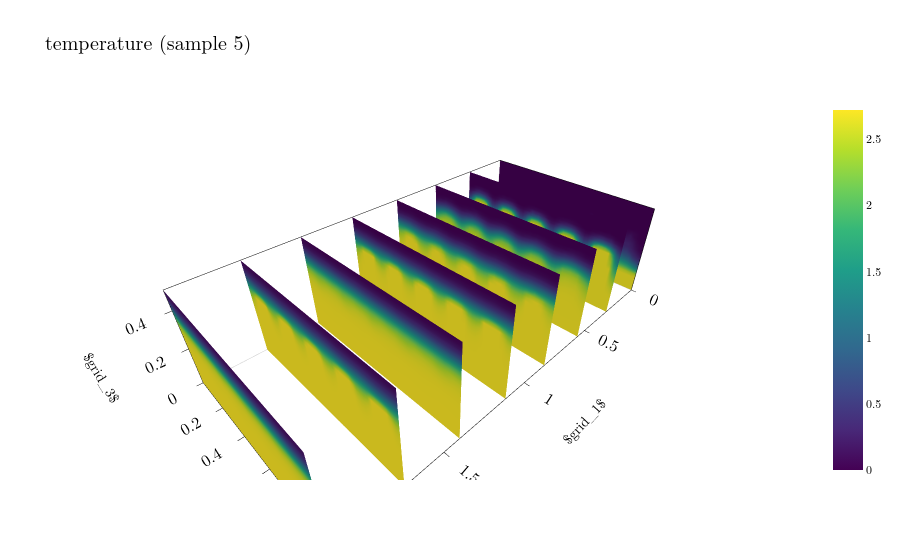

Here is the notebook cell this chart was saved with:
### Code cell
# temperature on slices
visualize_mesh(5)

### Figure 1 — Plotly figure (JSON) as saved in the notebook; plotly's stock layout.template omitted (floating-point values rounded to 4 significant figures; data arrays with more than 128 entries replaced by an {"elided": "..."} marker saying what was removed)
{"data": [{"cmax": 2.718, "cmin": -4.891e-17, "colorbar": {"x": 1.02}, "colorscale": [[0, "#440154"], [0.1111, "#482878"], [0.2222, "#3e4989"], [0.3333, "#31688e"], [0.4444, "#26828e"], [0.5556, "#1f9e89"], [0.6667, "#35b779"], [0.7778, "#6ece58"], [0.8889, "#b5de2b"], [1, "#fde725"]], "showscale": true, "surfacecolor": {"elided": "50x25 float values"}, "type": "surface", "x": {"elided": "50x25 float values"}, "y": {"elided": "50x25 float values"}, "z": {"elided": "50x25 float values"}}, {"cmax": 2.718, "cmin": -4.891e-17, "colorscale": [[0, "#440154"], [0.1111, "#482878"], [0.2222, "#3e4989"], [0.3333, "#31688e"], [0.4444, "#26828e"], [0.5556, "#1f9e89"], [0.6667, "#35b779"], [0.7778, "#6ece58"], [0.8889, "#b5de2b"], [1, "#fde725"]], "showscale": false, "surfacecolor": {"elided": "50x25 float values"}, "type": "surface", "x": {"elided": "50x25 float values"}, "y": {"elided": "50x25 float values"}, "z": {"elided": "50x25 float values"}}, {"cmax": 2.718, "cmin": -4.891e-17, "colorscale": [[0, "#440154"], [0.1111, "#482878"], [0.2222, "#3e4989"], [0.3333, "#31688e"], [0.4444, "#26828e"], [0.5556, "#1f9e89"], [0.6667, "#35b779"], [0.7778, "#6ece58"], [0.8889, "#b5de2b"], [1, "#fde725"]], "showscale": false, "surfacecolor": {"elided": "50x25 float values"}, "type": "surface", "x": {"elided": "50x25 float values"}, "y": {"elided": "50x25 float values"}, "z": {"elided": "50x25 float values"}}, {"cmax": 2.718, "cmin": -4.891e-17, "colorscale": [[0, "#440154"], [0.1111, "#482878"], [0.2222, "#3e4989"], [0.3333, "#31688e"], [0.4444, "#26828e"], [0.5556, "#1f9e89"], [0.6667, "#35b779"], [0.7778, "#6ece58"], [0.8889, "#b5de2b"], [1, "#fde725"]], "showscale": false, "surfacecolor": {"elided": "50x25 float values"}, "type": "surface", "x": {"elided": "50x25 float values"}, "y": {"elided": "50x25 float values"}, "z": {"elided": "50x25 float values"}}, {"cmax": 2.718, "cmin": -4.891e-17, "colorscale": [[0, "#440154"], [0.1111, "#482878"], [0.2222, "#3e4989"], [0.3333, "#31688e"], [0.4444, "#26828e"], [0.5556, "#1f9e89"], [0.6667, "#35b779"], [0.7778, "#6ece58"], [0.8889, "#b5de2b"], [1, "#fde725"]], "showscale": false, "surfacecolor": {"elided": "50x25 float values"}, "type": "surface", "x": {"elided": "50x25 float values"}, "y": {"elided": "50x25 float values"}, "z": {"elided": "50x25 float values"}}, {"cmax": 2.718, "cmin": -4.891e-17, "colorscale": [[0, "#440154"], [0.1111, "#482878"], [0.2222, "#3e4989"], [0.3333, "#31688e"], [0.4444, "#26828e"], [0.5556, "#1f9e89"], [0.6667, "#35b779"], [0.7778, "#6ece58"], [0.8889, "#b5de2b"], [1, "#fde725"]], "showscale": false, "surfacecolor": {"elided": "50x25 float values"}, "type": "surface", "x": {"elided": "50x25 float values"}, "y": {"elided": "50x25 float values"}, "z": {"elided": "50x25 float values"}}, {"cmax": 2.718, "cmin": -4.891e-17, "colorscale": [[0, "#440154"], [0.1111, "#482878"], [0.2222, "#3e4989"], [0.3333, "#31688e"], [0.4444, "#26828e"], [0.5556, "#1f9e89"], [0.6667, "#35b779"], [0.7778, "#6ece58"], [0.8889, "#b5de2b"], [1, "#fde725"]], "showscale": false, "surfacecolor": {"elided": "50x25 float values"}, "type": "surface", "x": {"elided": "50x25 float values"}, "y": {"elided": "50x25 float values"}, "z": {"elided": "50x25 float values"}}, {"cmax": 2.718, "cmin": -4.891e-17, "colorscale": [[0, "#440154"], [0.1111, "#482878"], [0.2222, "#3e4989"], [0.3333, "#31688e"], [0.4444, "#26828e"], [0.5556, "#1f9e89"], [0.6667, "#35b779"], [0.7778, "#6ece58"], [0.8889, "#b5de2b"], [1, "#fde725"]], "showscale": false, "surfacecolor": {"elided": "50x25 float values"}, "type": "surface", "x": {"elided": "50x25 float values"}, "y": {"elided": "50x25 float values"}, "z": {"elided": "50x25 float values"}}], "layout": {"font": {"color": "black", "family": "Latin Modern Roman, CMU Serif, Georgia, serif", "size": 12}, "legend": {"bgcolor": "white", "bordercolor": "black", "borderwidth": 1}, "paper_bgcolor": "white", "plot_bgcolor": "white", "scene": {"aspectmode": "data", "bgcolor": "white", "xaxis": {"backgroundcolor": "white", "gridcolor": "#cccccc", "linecolor": "black", "mirror": true, "range": [0, 2], "showbackground": true, "showgrid": false, "showline": true, "tickcolor": "black", "tickfont": {"color": "black", "size": 14}, "ticks": "outside", "title": {"text": "$grid_1$"}, "zerolinecolor": "#cccccc"}, "yaxis": {"backgroundcolor": "white", "gridcolor": "#cccccc", "linecolor": "black", "mirror": true, "range": [0, 1], "showbackground": true, "showgrid": false, "showline": true, "tickcolor": "black", "tickfont": {"color": "black", "size": 14}, "ticks": "outside", "title": {"text": "$grid_2$"}, "zerolinecolor": "#cccccc"}, "zaxis": {"backgroundcolor": "white", "gridcolor": "#cccccc", "linecolor": "black", "mirror": true, "range": [0, 0.5], "showbackground": true, "showgrid": false, "showline": true, "tickcolor": "black", "tickfont": {"color": "black", "size": 14}, "ticks": "outside", "title": {"text": "$grid_3$"}, "zerolinecolor": "#cccccc"}}, "showlegend": true, "title": {"font": {"color": "black", "size": 20}, "text": "temperature (sample 5)"}, "uirevision": true, "xaxis": {"gridcolor": "#cccccc", "linecolor": "black", "mirror": true, "showgrid": false, "showline": true, "tickcolor": "black", "tickfont": {"color": "black", "size": 14}, "ticks": "outside", "title": {"font": {"color": "black", "size": 14}}, "zerolinecolor": "#cccccc"}, "yaxis": {"gridcolor": "#cccccc", "linecolor": "black", "mirror": true, "showgrid": false, "showline": true, "tickcolor": "black", "tickfont": {"color": "black", "size": 14}, "ticks": "outside", "title": {"font": {"color": "black", "size": 14}}, "zerolinecolor": "#cccccc"}}}
